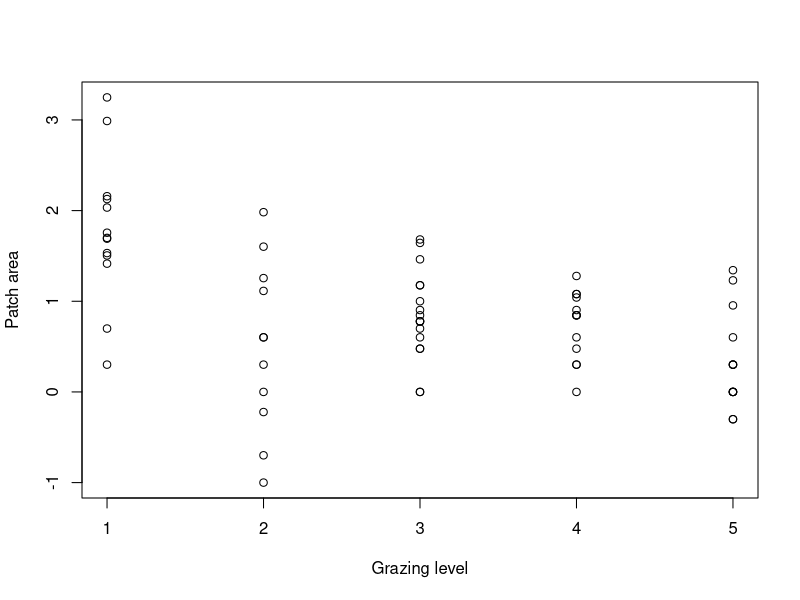
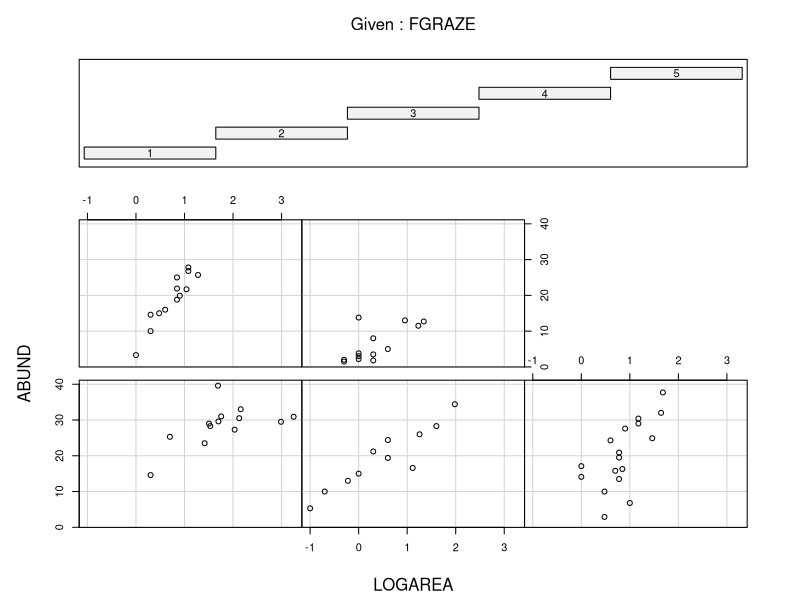
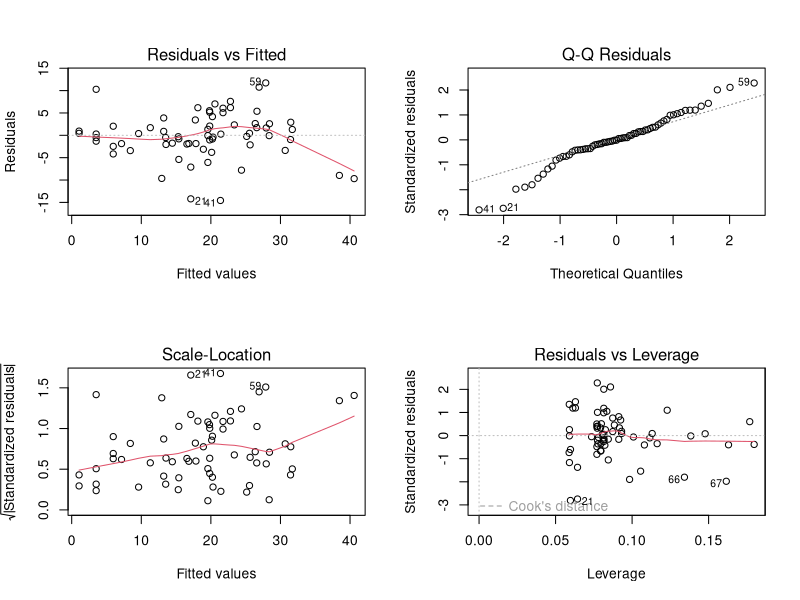
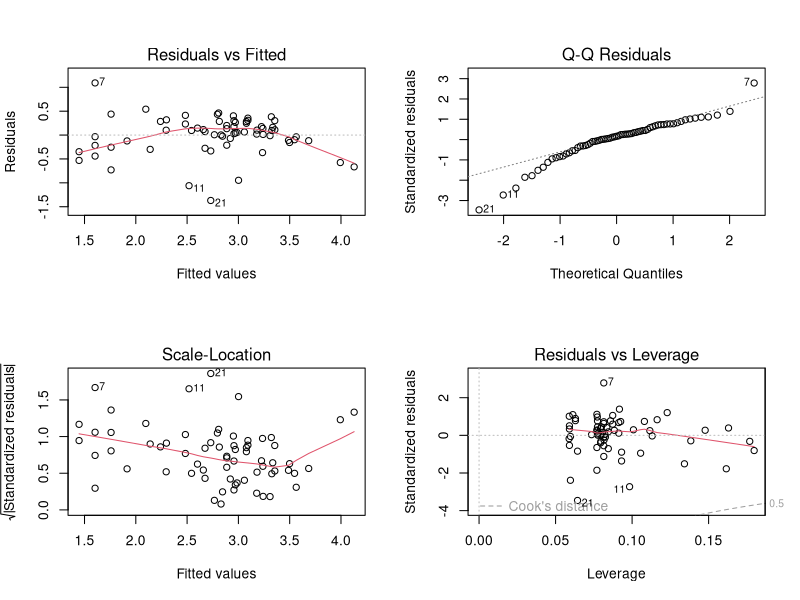
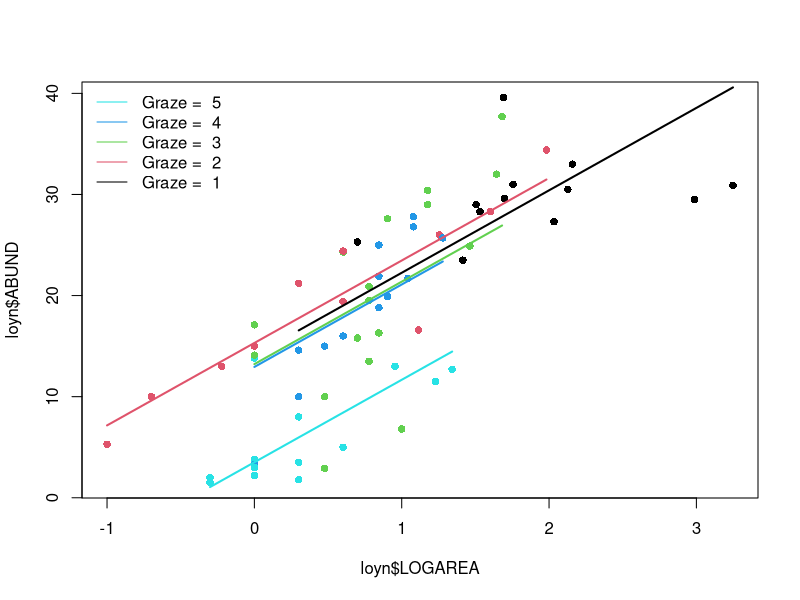
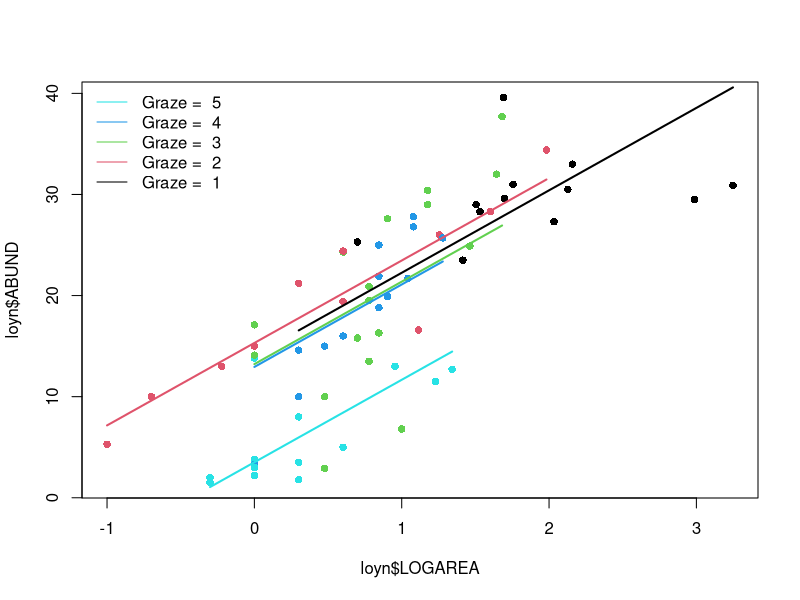
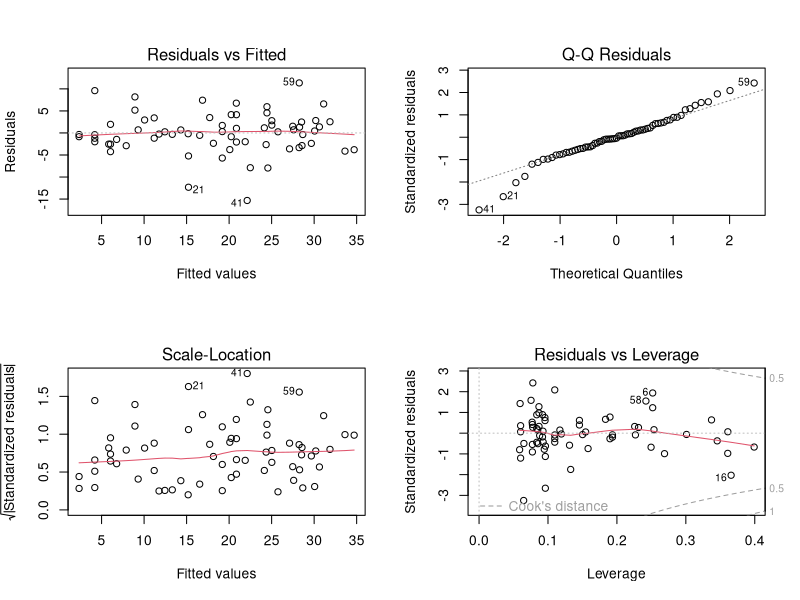
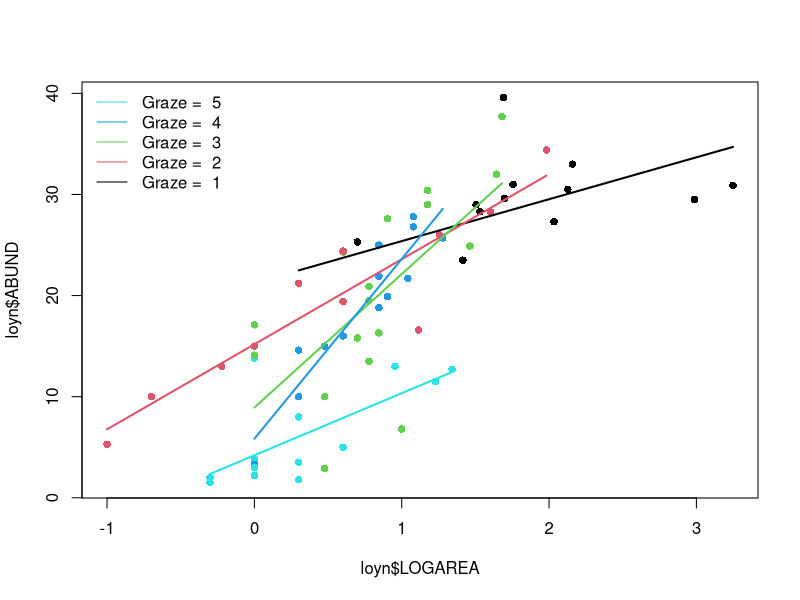

The R source for these figures, in order:
## ---- chunk 1
knitr::opts_chunk$set(echo=TRUE, message = FALSE, warning = FALSE, eval = FALSE, cache = FALSE)
SOLUTIONS = FALSE
## ---- chunk 2
loyn <- read.table("data/loyn.txt", header = TRUE, stringsAsFactors = TRUE)
str(loyn)
## ---- chunk 3
loyn$LOGAREA <- log10(loyn$AREA)
# create factor GRAZE as it was originally coded as an integer
loyn$FGRAZE <- factor(loyn$GRAZE)
## ---- chunk 4
plot(loyn$LOGAREA ~ loyn$GRAZE, xlab = "Grazing level", ylab = "Patch area")

# There is a good spread of patch areas within each grazing level overall,
# although there is a trend for more grazing the smaller the patch is.
# the lowest level of grazing intensity happens to be predominantly in 
# larger patches (including the two monster patches)

# How would we expect adding grazing level to the LOGAREA model to affect 
# the predictions of the model? Think particularly of the largest two patches
# which were previously overestimated by the model (negative residuals - 
# see the linear model 1 exercise)?
# Since the lowest grazing levels appear to be associated with the highest 
# bird abundances, we could expect a model combining area and grazing level
# to predict an even higher abundance for these patches 
# this would not improve the situation for these patches, at least.
# But let's find out if that's the case!
## ---- chunk 5
coplot(ABUND ~ LOGAREA | FGRAZE, data = loyn)

# There is a lot of variation in there, but:
# The mean abundance seems to decrease as grazing levels increase.
# Most noticeable in the highest grazing level.
# Within a grazing level, abundance seems to increase with the log-patch area.
# It is unclear from this if the slope of the log-area effect is 
# different between grazing levels
## ---- chunk 6
birds.add.1 <- lm(ABUND ~ LOGAREA + FGRAZE, data = loyn)
## ---- chunk 7
anova(birds.add.1)

# null hypothesis 1: There is no effect of LOGAREA on ABUND
# (the coefficient for LOGAREA is zero)
# null hypothesis 2: There is no effect of FGRAZE on ABUND
# (no difference between grazing levels *after* the effect of LOGAREA)

# the p values are all very small therefore reject both null hypotheses.
## ---- chunk 8
summary(birds.add.1)

# Here the intercept (baseline) is *NOT* the mean abundance of birds for
# FGRAZE level 1. It is the predicted `ABUND` for LOGAREA = 0 & FGRAZE level 1.
# the null hypothesis for the intercept is that the intercept = 0.
# As the p value (p < 2e-16) is very small we reject this null hypothesis
# and conclude that the intercept is significantly different from 0.
# Not a biologically relevant hypothesis test, in this context
# (in fact totally arbitrary, as the location of the zero is determined
# by the transformation we chose)

# For LOGAREA, the null hypothesis is that the slope of the relationship
# between LOGAREA and ABUND = 0 (no relationship)

# The remaining estimates are differences (contrasts) between each level
# and the reference level, FGRAZE1. 
# For example the FGRAZE2 estimate is 0.38, so there are 0.38 more birds on
# average in graze level 2 compared to graze level 1, *for a given patch area*.
# This difference is however not significantly different from zero (p = 0.89). 

# The difference between graze level 5 (FGRAZE5) and the reference FGRAZE1 is 
# -11.89 (11.89 fewer birds in graze 5 compared to graze 1),
# for *an identical patch area*.
# This difference is significantly different from 0 (p = 0.00017) and therefore
# the mean abundance of birds in graze level 5 is significantly lower than in
# graze level 1, for the same patch area.

# The Multiple R-square value is as we calculated from the anova table

## ---- chunk 9
# first split the plotting device into 2 rows and 2 columns
par(mfrow = c(2,2))

# now create the residuals plots
plot(birds.add.1)

# To test the normality of residuals assumption we use the Normal Q-Q plot. 
# The central residuals are not too far from the Q-Q line but the extremes
# are too extreme (the tails of the distribution are too long). Some
# observations, both high and low, are poorly explained by the model.

# The plot of the residuals against the fitted values suggests these
# extreme residuals happen for intermediate fitted values.

# Looking at the homogeneity of variance assumption (Residuals vs
# Fitted and Scale-Location plot),
# the graphs are mostly messy, with no clear pattern emerging. There is
# a hint of smaller variance with the lowest fitted values, which is not ideal.
# This could mean that the homogeneity of variance assumption is not met
# (i.e. the variances are not the same). 

# The observations with the highest leverage don't appear to be overly
# influential, according to the Cook's distances in the Residuals vs
# Leverage plot.  

# ABUND being bounded by zero, it wouldn't be too surprising that the variance increases with the mean abundance.
# This is often improved by log-transforming the response
loyn$logABUND <- log(loyn$ABUND + 1) # here the natural log
birds.add.3 <- lm(logABUND ~ LOGAREA + FGRAZE, data = loyn)
par(mfrow = c(2, 2))
plot(birds.add.3)

# Not this time! Lots of extreme negative residuals generated.

# Back to `birds.add.1` the other issue was the extreme residuals.
# This could be due to missing important explanatory variables from the model, either
# new explanatory variables altogether, or interactions: is it okay to assume
# the effect of LOGAREA to be the same for all grazing levels?

## ---- chunk 10
par(mfrow= c(1, 1))
plot(loyn$ABUND ~ loyn$LOGAREA, col = loyn$GRAZE, pch = 16)
# Note: # colour 1 means black in R
# colour 2 means red in R
# colour 3 means green in R
# colour 4 means blue in R
# colour 5 means cyan in R

# FGRAZE1
# create a sequence of increasing Biomass within the observed range
LOGAREA.seq <- seq(from = min(loyn$LOGAREA[loyn$FGRAZE == 1]),
					to = max(loyn$LOGAREA[loyn$FGRAZE == 1]),
					length = 20)
# create data frame for prediction
dat4pred <- data.frame(FGRAZE= "1", LOGAREA = LOGAREA.seq)
# predict for new data
dat4pred$predicted <- predict(birds.add.1, newdata = dat4pred)
# add the predictions to the plot of the data
lines(predicted ~ LOGAREA, data = dat4pred, col = 1, lwd = 2)

# FGRAZE2
LOGAREA.seq <- seq(from = min(loyn$LOGAREA[loyn$FGRAZE == 2]),
					to = max(loyn$LOGAREA[loyn$FGRAZE == 2]),
					length = 20)
dat4pred <- data.frame(FGRAZE = "2", LOGAREA = LOGAREA.seq)
dat4pred$predicted <- predict(birds.add.1, newdata= dat4pred)
lines(predicted ~ LOGAREA, data = dat4pred, col = 2, lwd = 2)

# FGRAZE3
LOGAREA.seq <- seq(from = min(loyn$LOGAREA[loyn$FGRAZE == 3]),
					to = max(loyn$LOGAREA[loyn$FGRAZE == 3]),
					length = 20)
dat4pred <- data.frame(FGRAZE = "3", LOGAREA = LOGAREA.seq)
dat4pred$predicted <- predict(birds.add.1, newdata = dat4pred)
lines(predicted ~ LOGAREA, data = dat4pred, col = 3, lwd = 2)

# FGRAZE4
LOGAREA.seq <- seq(from = min(loyn$LOGAREA[loyn$FGRAZE == 4]),
					to = max(loyn$LOGAREA[loyn$FGRAZE == 4]),
					length = 20)
dat4pred <- data.frame(FGRAZE = "4", LOGAREA = LOGAREA.seq)
dat4pred$predicted <- predict(birds.add.1, newdata= dat4pred)
lines(predicted ~ LOGAREA, data = dat4pred, col = 4, lwd = 2)

# FGRAZE5
LOGAREA.seq <- seq(from = min(loyn$LOGAREA[loyn$FGRAZE == 5]),
					to = max(loyn$LOGAREA[loyn$FGRAZE == 5]),
					length = 20)
dat4pred <- data.frame(FGRAZE = "5", LOGAREA = LOGAREA.seq)
dat4pred$predicted <- predict(birds.add.1, newdata = dat4pred)
lines(predicted ~ LOGAREA, data = dat4pred, col = 5, lwd = 2)

legend("topleft", 
 legend= paste("Graze = ", 5:1), 
 col = c(5:1), bty = "n",
 lty = c(1, 1, 1), 
 lwd = c(1, 1, 1))
## ---- chunk 11
# Okay, that was a long-winded way of doing this.
# If, like me, you prefer more compact code and less risks of errors,
# you can use a loop, to save repeating the sequence 5 times:
par(mfrow = c(1, 1))
plot(loyn$ABUND ~ loyn$LOGAREA, col = loyn$GRAZE, pch = 16)

for(g in levels(loyn$FGRAZE)){# `g` will take the values "1", "2",..., "5" in turn
	LOGAREA.seq <- seq(from = min(loyn$LOGAREA[loyn$FGRAZE == g]),
										to = max(loyn$LOGAREA[loyn$FGRAZE == g]),
														length = 20)
	dat4pred <- data.frame(FGRAZE= g, LOGAREA= LOGAREA.seq)
	dat4pred$predicted <- predict(birds.add.1, newdata= dat4pred)
	lines(predicted ~ LOGAREA, data = dat4pred, col = as.numeric(g), lwd = 2)
}
legend("topleft", 
 legend = paste("Graze = ", 5:1), 
 col = c(5:1), bty = "n",
 lty = c(1, 1, 1), 
 lwd = c(1, 1, 1))
## ---- chunk 12
# There is a significant effect of grazing levels, especially the highest
# level with a negative effect on bird abundance

# There is a significant positive effect of patch area, too.

# The relative importance of patch area and grazing is not clear, as these
# are correlated, with smaller patches also having higher grazing intensity
# on average, and larger patches lower grazing intensity.

# Some observations are poorly predicted (fitted) using the current set
# of explanatory variables.
## ---- chunk 13
birds.inter.1 <- lm(ABUND ~ FGRAZE * LOGAREA , data = loyn)
## ---- chunk 14
anova(birds.inter.1)

# null hypothesis 1: There is no effect of LOGAREA on ABUND
# (the coefficient for LOGAREA is zero)

# null hypothesis 2: There is no effect of FGRAZE on ABUND
# (no difference between grazing levels *after* the effect of LOGAREA)

# null hypothesis 3: There is no effect of an FGRAZE by ABUND interaction
# *after* the effects of LOGAREA and FGRAZE combined).
# A couple of equivalent ways to say this: the effect of LOGAREA doesn't differ
# among FGRAZE levels or: the difference in bird abundance between grazing
# levels is the same for all patch areas.

# As long as there is an interaction in the model, the null hypotheses 1 and 2
# ("main effects") are not relevant to us
# the p value for the interaction is large, therefore we fail to reject the
# null hypothesis: there is no evidence supporting this interaction.
## ---- chunk 15
summary(birds.inter.1)

# Here the intercept (baseline) is the predicted `ABUND` for LOGAREA = 0,
# for FGRAZE level 1.
# the null hypothesis for the intercept is that the intercept = 0
# (not biologically relevant).

# LOGAREA represents the slope for LOGAREA, specific to level FGRAZE = 1.
# The null hypothesis is that the slope of the relationship
# between LOGAREA and ABUND = 0, for level FGRAZE = 1 only. 

# FGRAZE2...5 estimate differences (contrasts) between the *intercept* of
# each level and the *intercept* of the reference level, FGRAZE = 1. 

# FGRAZE2...5:LOGAREA estimate differences (contrasts) between the *slope*
# of LOGAREA for each level and the *slope* of LOGAREA for the reference
# level, FGRAZE = 1. 


# The Multiple R-square value is 0.76, slightly up from the purely additive
# model (but not much, given that we have added a whole 4 parameters to the
# model, i.e. nearly doubled its complexity)

## ---- chunk 16
# first split the plotting device into 2 rows and 2 columns
par(mfrow = c(2, 2))

# now create the residuals plots
plot(birds.inter.1)

# Not a great deal of an improvement! Just marginally better in every respect,
# thanks to increasing the fit slightly (by throwing lots of new model
# parameters at the data).
## ---- chunk 17
# NOTE: I'm using the loop version of the plot, here.
# If you don't like it, refer to the long-hand code version at Question 11

par(mfrow = c(1, 1))
plot(loyn$ABUND ~ loyn$LOGAREA, col = loyn$GRAZE, pch = 16)

for(g in levels(loyn$FGRAZE)){# `g` will take the values "1", "2",..., "5" in turn
	LOGAREA.seq <- seq(from = min(loyn$LOGAREA[loyn$FGRAZE == g]),
										to = max(loyn$LOGAREA[loyn$FGRAZE == g]),
														length = 20)
	dat4pred <- data.frame(FGRAZE = g, LOGAREA = LOGAREA.seq)
	dat4pred$predicted <- predict(birds.inter.1, newdata = dat4pred)
	lines(predicted ~ LOGAREA, data = dat4pred, col = as.numeric(g), lwd = 2)
}
legend("topleft", 
 legend = paste("Graze = ", 5:1), 
 col = c(5:1), bty = "n",
 lty = c(1, 1, 1), 
 lwd = c(1, 1, 1))
## ---- chunk 18
# The slopes of the LOGAREA effect across grazing levels are all over the
# place, without any coherent pattern (for instance, they could have been
# increasing or decreasing gradually from low to high grazing intensity)

# The interaction is non-significant, so isn't supported statistically either.

# Time to revert to the simpler, or a different model? More on this in the next session!

